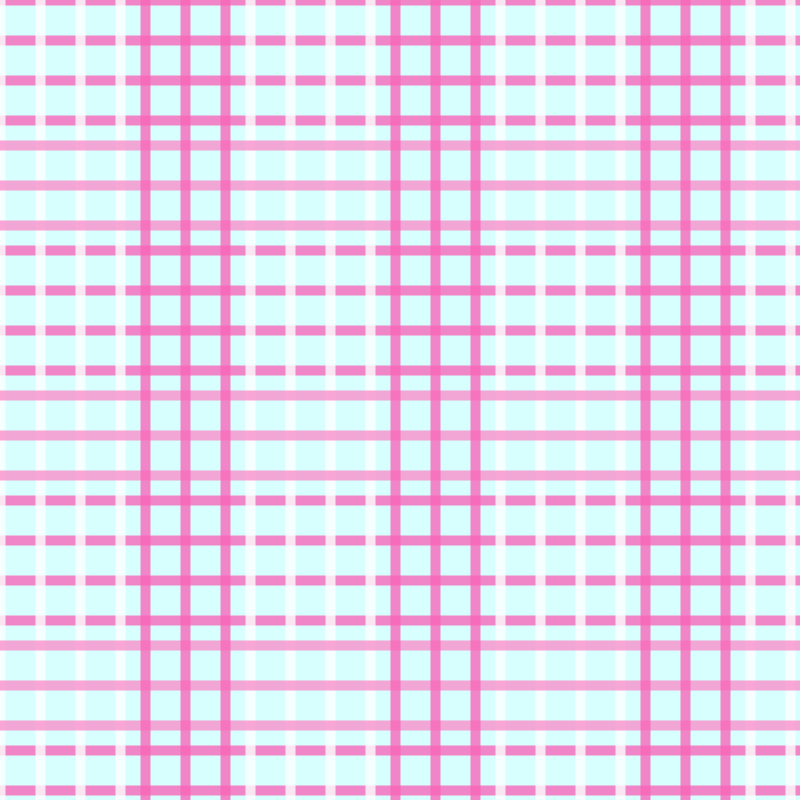
Frame 1 (no input)
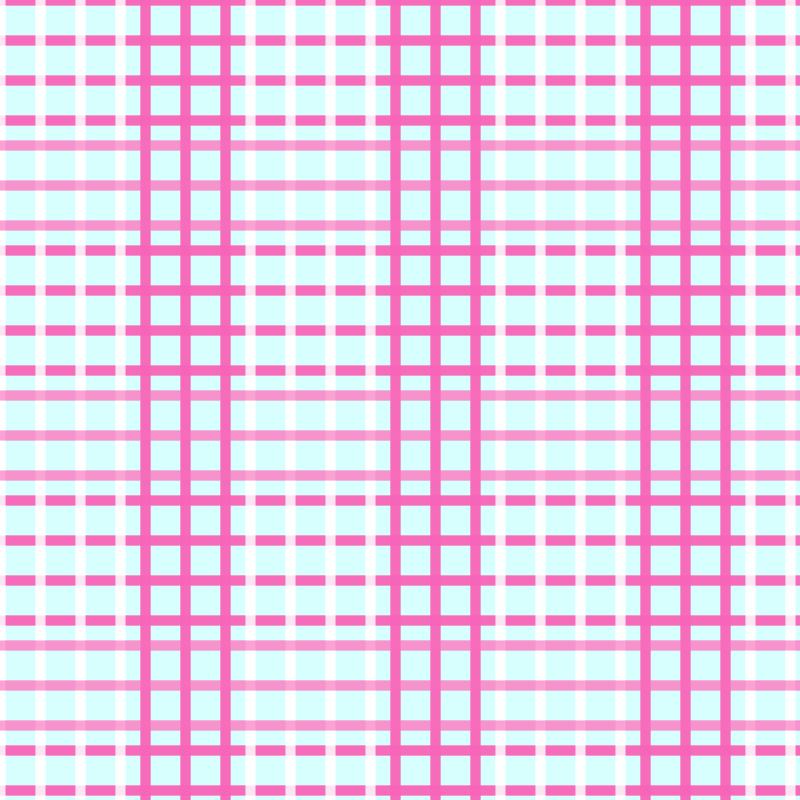
Frame 2 (the mouse pressed at the canvas centre, redrawn once)

The Processing sketch that drew these frames (run headless with seeded random() and noise(); the mouse was pressed at the canvas centre and the sketch redrawn once):

// Processing sketch: linesgrid
// ── linesgrid.pde
color c1, c2, c3, c4;
void setup() {
  size(800, 800);
  smooth();
  // Define colors
  c1 = color(255, 255, 255);
  c2 = color(39, 253, 245);
  c3 = color(249, 141, 201);
  c4 = color(247, 101, 184);
  background(215, 255, 254);
  noLoop();
}

void draw() {
//PINK UNDER STARTS HERE
  stroke(c4, 200); //pink under
  strokeWeight(10);
  for (int i=0; i<16; i=i+4) {
    line(0, 0+i*10, width, 0+i*10);
  }
  for (int i=0; i<16; i=i+4) {
    line(0, 250+i*10, width, 250+i*10);
  }
  for (int i=0; i<16; i=i+4) {
    line(0, 500+i*10, width, 500+i*10);
  }
  for (int i=0; i<16; i=i+4) {
    line(0, 750+i*10, width, 750+i*10);
  }
  //WHITE STARTS HERE
    stroke(c1,200); //pink under
  for (int i=0; i<16; i=i+4) {
    line(0+i*10, 0, 0+i*10, height);
  }
  for (int i=0; i<16; i=i+4) {
    line(250+i*10, 0, 250+i*10, height);
  }
  for (int i=0; i<16; i=i+4) {
    line(500+i*10, 0, 500+i*10, height);
  }
  for (int i=0; i<16; i=i+4) {
    line(750+i*10, 0, 750+i*10, height);
  }
  //LIGHT PINK STARTS HERE
    stroke(c3,200); //pink under
  for (int i=0; i<12; i=i+4) {
    line(0, 145+i*10, width, 145+i*10);
  }
  for (int i=0; i<12; i=i+4) {
    line(0, 395+i*10, width, 395+i*10);
  }
  for (int i=0; i<12; i=i+4) {
    line(0, 645+i*10, width, 645+i*10);
  } 
    //LIGHT PINK STARTS HERE
    stroke(c4,200); //pink under
  for (int i=0; i<12; i=i+4) {
    line(145+i*10, 0, 145+i*10, width);
  }
  for (int i=0; i<12; i=i+4) {
    line(395+i*10, 0, 395+i*10, width);
  }
  for (int i=0; i<12; i=i+4) {
    line(645+i*10, 0, 645+i*10, width);
  } 
}
